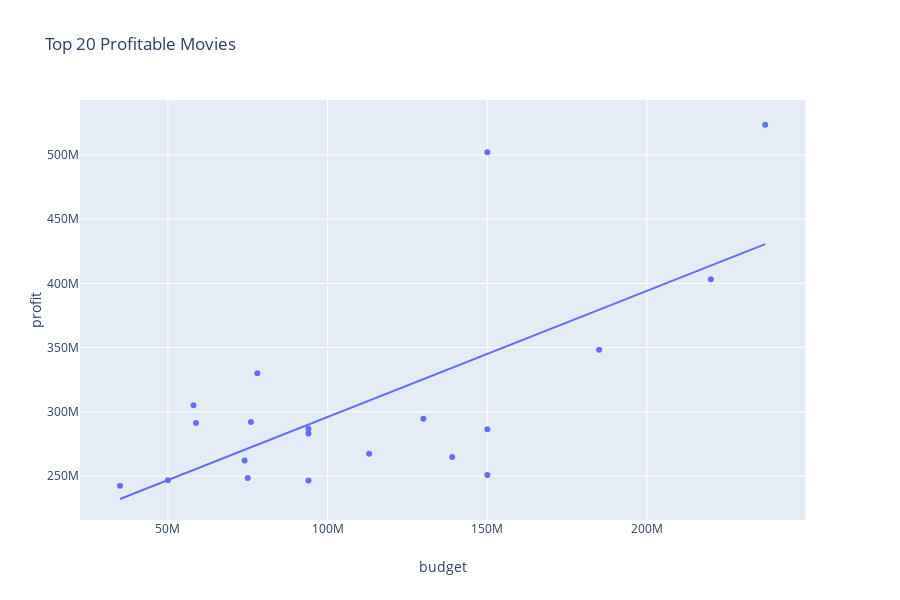

Notebook code cell kept with this figure:
### Markdown cell above
## 4.2 Top Movies Based on Profit

### Code cell
df1 = df.sort_values('profit',ascending = False).head(20)

px.scatter(df1, x="budget", y="profit", trendline='ols', hover_name = 'movie_title', title = 'Top 20 Profitable Movies')

### Figure 1 — Plotly figure (JSON) as saved in the notebook; plotly's stock layout.template omitted (floating-point values rounded to 4 significant figures)
{"data": [{"hoverlabel": {"namelength": 0}, "hovertemplate": "<b>%{hovertext}</b><br><br>budget=%{x}<br>profit=%{y}", "hovertext": ["Avatar ", "Jurassic World ", "The Avengers ", "The Dark Knight ", "The Hunger Games ", "Deadpool ", "The Hunger Games: Catching Fire ", "Despicable Me 2 ", "American Sniper ", "Finding Nemo ", "Shrek 2 ", "The Lord of the Rings: The Return of the King ", "Star Wars: Episode III - Revenge of the Sith ", "Spider-Man ", "Minions ", "Frozen ", "The Secret Life of Pets ", "The Twilight Saga: New Moon ", "The Lord of the Rings: The Two Towers ", "The Hangover "], "legendgroup": "", "marker": {"color": "#636efa", "symbol": "circle"}, "mode": "markers", "name": "", "showlegend": false, "type": "scatter", "x": [237000000, 150000000, 220000000, 185000000, 78000000, 58000000, 130000000, 76000000, 58800000, 94000000, 150000000, 94000000, 113000000, 139000000, 74000000, 150000000, 75000000, 50000000, 94000000, 35000000], "xaxis": "x", "y": [523505847, 502177271, 403279547, 348316061, 329999255, 305024263, 294645577, 292049635, 291323553, 286838870, 286471036, 283019252, 267262555, 264706375, 262029560, 250736600, 248505540, 246623634, 246478898, 242313371], "yaxis": "y"}, {"hoverlabel": {"namelength": 0}, "hovertemplate": "<b>OLS trendline</b><br>profit = 0.982841 * budget + 197664932.546246<br>R<sup>2</sup>=0.473347<br><br>budget=%{x}<br>profit=%{y} <b>(trend)</b>", "legendgroup": "", "marker": {"color": "#636efa", "symbol": "circle"}, "mode": "lines", "name": "", "showlegend": false, "type": "scatter", "x": [35000000, 50000000, 58000000, 58800000, 74000000, 75000000, 76000000, 78000000, 94000000, 94000000, 94000000, 113000000, 130000000, 139000000, 150000000, 150000000, 150000000, 185000000, 220000000, 237000000], "xaxis": "x", "y": [232100000.0, 246800000.0, 254700000.0, 255500000.0, 270400000.0, 271400000.0, 272400000.0, 274300000.0, 290100000.0, 290100000.0, 290100000.0, 308700000.0, 325400000.0, 334300000.0, 345100000.0, 345100000.0, 345100000.0, 379500000.0, 413900000.0, 430600000.0], "yaxis": "y"}], "layout": {"height": 600, "legend": {"tracegroupgap": 0}, "title": {"text": "Top 20 Profitable Movies"}, "xaxis": {"anchor": "y", "domain": [0, 0.98], "title": {"text": "budget"}}, "yaxis": {"anchor": "x", "domain": [0, 1], "title": {"text": "profit"}}}}
